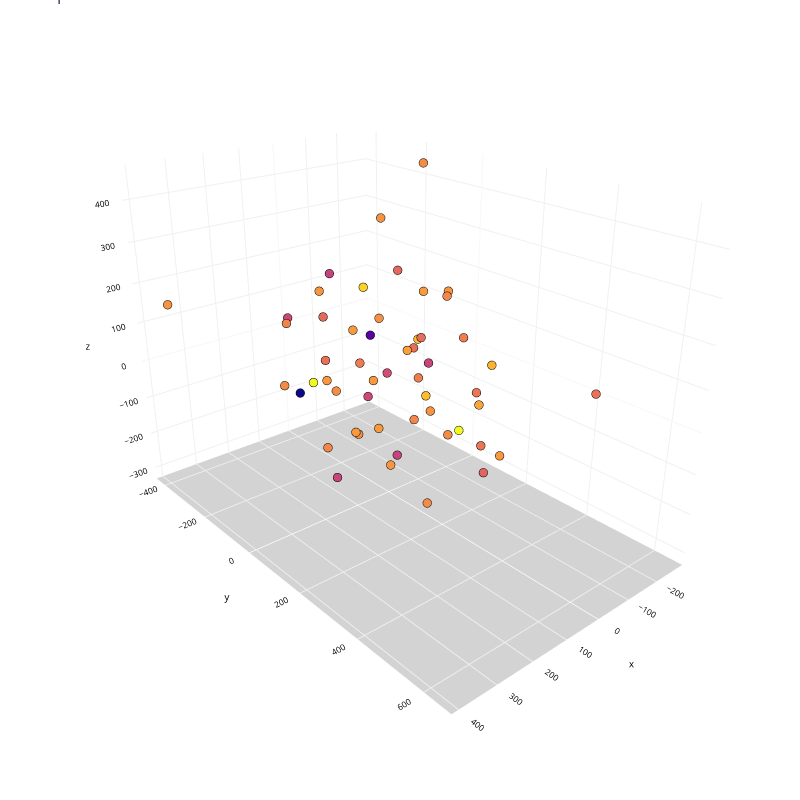

Notebook source saved alongside this figure:
### Code cell
Plot3D(z, y, 'Top 3 T-Sne')

### Figure 1 — Plotly figure (JSON) as saved in the notebook; plotly's stock layout.template omitted (floating-point values rounded to 4 significant figures)
{"data": [{"hovertemplate": "x=%{x}<br>y=%{y}<br>z=%{z}<br>color=%{marker.color}<extra></extra>", "legendgroup": "", "marker": {"color": [-4.738, 3.382, 1.48, 2.741, 4.276, -0.02402, -5.466, 2.062, 10.84, 2.983, 3.256, -0.02402, -5.466, 2.062, 10.84, 2.983, 3.256, 0.8219, -5.218, 2.982, 2.176, 2.108, 6.356, -0.5781, -0.3618, 2.679, -4.891, 2.04, 7.831, 1.503, -5.238, 0.5022, 2.46, 1.483, 6.199, 1.391, 3.092, 0.6566, -20.7, 3.251, 2.407, -1.343, -0.6586, 3.345, -15.65, 5.398, -4.254, -1.882, -0.7534, 3.82, -1.177, 3.191, 2.783], "coloraxis": "coloraxis", "line": {"color": "black", "width": 0.1}, "size": 3, "symbol": "circle"}, "mode": "markers", "name": "", "scene": "scene", "showlegend": false, "type": "scatter3d", "x": [-94.96, -134.3, -28.86, 24.92, -158.6, -275.6, 110.9, -64.71, -147.3, 73.47, -107.9, -13.11, -16.79, 182.0, 159.9, 83.32, 73.0, -168.1, 0.4253, -272.3, 39.56, -201.9, -92.33, -64.94, 37.14, -2.343, 5.914, -11.27, -113.9, 192.5, 259.4, -13.36, -20.22, 159.4, -225.2, 247.5, 229.4, -216.2, 253.1, 96.38, 63.51, -43.76, -163.8, 150.6, -12.41, -96.11, -26.88, -190.8, -59.13, 105.7, 21.09, 53.08, 396.8], "y": [-198.8, -25.7, 168.6, 178.4, 152.8, 28.18, -74.27, 144.2, 97.42, 94.96, 275.7, 305.0, 12.95, -176.3, -85.51, -155.4, -37.93, -79.51, 143.4, -82.92, -158.9, -106.2, 33.66, -345.6, 642.2, -26.34, -413.3, 132.8, -235.6, 8.748, 133.7, -127.3, -147.0, 274.8, -146.3, -54.56, 65.39, 34.56, -5.388, -10.37, 44.63, -16.08, -65.44, 146.4, -82.53, 249.1, -36.64, 146.4, 24.32, 190.6, -229.8, 8.38, -318.3], "z": [-165.1, 167.6, 231.3, -29.42, -81.16, -128.2, 252.4, -134.3, -168.6, -187.9, -152.5, -80.67, -227.4, -42.51, -9.375, 182.9, -152.8, -91.06, 71.21, 122.0, -94.08, 455.2, -78.91, -99.51, 182.4, 371.4, 22.2, -309.5, 128.1, -134.7, -134.8, -21.38, -232.9, 29.5, -17.93, 171.1, 68.1, 43.34, 20.07, 129.9, 166.6, 242.2, 27.06, -44.18, 67.52, 73.25, -21.99, -285.0, 55.13, 145.7, 81.17, -3.418, 177.7]}], "layout": {"coloraxis": {"colorbar": {"title": {"text": "color"}}, "colorscale": [[0, "#0d0887"], [0.1111, "#46039f"], [0.2222, "#7201a8"], [0.3333, "#9c179e"], [0.4444, "#bd3786"], [0.5556, "#d8576b"], [0.6667, "#ed7953"], [0.7778, "#fb9f3a"], [0.8889, "#fdca26"], [1, "#f0f921"]], "showscale": false}, "height": 800, "legend": {"orientation": "h", "tracegroupgap": 0, "x": 0.5, "xanchor": "center", "y": 0, "yanchor": "top"}, "margin": {"b": 0, "l": 0, "r": 0, "t": 0}, "scene": {"camera": {"center": {"x": 0, "y": 0, "z": -0.1}, "eye": {"x": 1.5, "y": 1.75, "z": 1}, "up": {"x": 0, "y": 0, "z": 1}}, "domain": {"x": [0, 1], "y": [0, 1]}, "xaxis": {"backgroundcolor": "white", "color": "black", "gridcolor": "#f0f0f0", "tickfont": {"size": 10}, "title": {"font": {"size": 10}, "text": "x"}}, "yaxis": {"backgroundcolor": "white", "color": "black", "gridcolor": "#f0f0f0", "tickfont": {"size": 10}, "title": {"font": {"size": 10}, "text": "y"}}, "zaxis": {"backgroundcolor": "lightgrey", "color": "black", "gridcolor": "#f0f0f0", "tickfont": {"size": 10}, "title": {"font": {"size": 10}, "text": "z"}}}, "showlegend": false, "title": {"text": "Top 3 T-Sne"}, "width": 800}}
